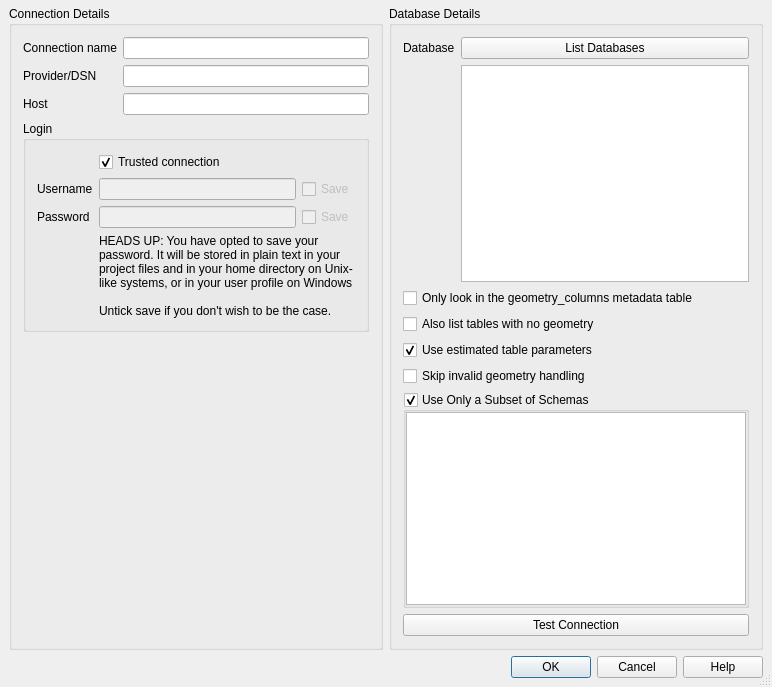
<?xml version="1.0" encoding="UTF-8"?>
<ui version="4.0">
 <class>QgsMssqlNewConnectionBase</class>
 <widget class="QDialog" name="QgsMssqlNewConnectionBase">
  <property name="geometry">
   <rect>
    <x>0</x>
    <y>0</y>
    <width>772</width>
    <height>687</height>
   </rect>
  </property>
  <property name="sizePolicy">
   <sizepolicy hsizetype="MinimumExpanding" vsizetype="MinimumExpanding">
    <horstretch>0</horstretch>
    <verstretch>0</verstretch>
   </sizepolicy>
  </property>
  <property name="windowTitle">
   <string>Create a New MSSQL Connection</string>
  </property>
  <property name="sizeGripEnabled">
   <bool>true</bool>
  </property>
  <property name="modal">
   <bool>true</bool>
  </property>
  <layout class="QGridLayout">
   <property name="leftMargin">
    <number>9</number>
   </property>
   <property name="topMargin">
    <number>0</number>
   </property>
   <property name="rightMargin">
    <number>9</number>
   </property>
   <property name="bottomMargin">
    <number>9</number>
   </property>
   <property name="spacing">
    <number>6</number>
   </property>
   <item row="0" column="0" colspan="2">
    <widget class="QgsMessageBar" name="bar" native="true"/>
   </item>
   <item row="1" column="0">
    <widget class="QGroupBox" name="GroupBox1">
     <property name="title">
      <string>Connection Details</string>
     </property>
     <layout class="QFormLayout" name="formLayout">
      <item row="0" column="0">
       <widget class="QLabel" name="TextLabel1_2">
        <property name="text">
         <string>Connection name</string>
        </property>
       </widget>
      </item>
      <item row="0" column="1">
       <widget class="QLineEdit" name="txtName">
        <property name="toolTip">
         <string>Name of the new connection</string>
        </property>
       </widget>
      </item>
      <item row="1" column="0">
       <widget class="QLabel" name="label">
        <property name="text">
         <string>Provider/DSN</string>
        </property>
       </widget>
      </item>
      <item row="1" column="1">
       <widget class="QLineEdit" name="txtService"/>
      </item>
      <item row="2" column="0">
       <widget class="QLabel" name="TextLabel1">
        <property name="text">
         <string>Host</string>
        </property>
       </widget>
      </item>
      <item row="2" column="1">
       <widget class="QLineEdit" name="txtHost"/>
      </item>
      <item row="4" column="0">
       <widget class="QLabel" name="label_2">
        <property name="text">
         <string/>
        </property>
       </widget>
      </item>
      <item row="3" column="0" colspan="2">
       <widget class="QGroupBox" name="groupBox">
        <property name="title">
         <string>Login</string>
        </property>
        <property name="flat">
         <bool>true</bool>
        </property>
        <layout class="QFormLayout" name="formLayout_2">
         <item row="0" column="1">
          <widget class="QCheckBox" name="cb_trustedConnection">
           <property name="text">
            <string>Trusted connection</string>
           </property>
           <property name="checked">
            <bool>true</bool>
           </property>
          </widget>
         </item>
         <item row="1" column="0">
          <widget class="QLabel" name="TextLabel3">
           <property name="text">
            <string>Username</string>
           </property>
          </widget>
         </item>
         <item row="1" column="1">
          <layout class="QHBoxLayout" name="horizontalLayout">
           <property name="topMargin">
            <number>0</number>
           </property>
           <item>
            <widget class="QLineEdit" name="txtUsername">
             <property name="enabled">
              <bool>false</bool>
             </property>
            </widget>
           </item>
           <item>
            <widget class="QCheckBox" name="chkStoreUsername">
             <property name="enabled">
              <bool>false</bool>
             </property>
             <property name="text">
              <string>Save</string>
             </property>
            </widget>
           </item>
          </layout>
         </item>
         <item row="2" column="0">
          <widget class="QLabel" name="TextLabel3_2">
           <property name="text">
            <string>Password</string>
           </property>
          </widget>
         </item>
         <item row="2" column="1">
          <layout class="QHBoxLayout" name="horizontalLayout_2">
           <property name="topMargin">
            <number>0</number>
           </property>
           <item>
            <widget class="QgsPasswordLineEdit" name="txtPassword">
             <property name="enabled">
              <bool>false</bool>
             </property>
             <property name="echoMode">
              <enum>QLineEdit::Password</enum>
             </property>
            </widget>
           </item>
           <item>
            <widget class="QCheckBox" name="chkStorePassword">
             <property name="enabled">
              <bool>false</bool>
             </property>
             <property name="text">
              <string>Save</string>
             </property>
            </widget>
           </item>
          </layout>
         </item>
         <item row="3" column="1">
          <widget class="QLabel" name="lblWarning">
           <property name="sizePolicy">
            <sizepolicy hsizetype="Ignored" vsizetype="Ignored">
             <horstretch>0</horstretch>
             <verstretch>0</verstretch>
            </sizepolicy>
           </property>
           <property name="text">
            <string>HEADS UP: You have opted to save your password. It will be stored in plain text in your project files and in your home directory on Unix-like systems, or in your user profile on Windows

Untick save if you don't wish to be the case.</string>
           </property>
           <property name="wordWrap">
            <bool>true</bool>
           </property>
          </widget>
         </item>
        </layout>
       </widget>
      </item>
     </layout>
    </widget>
   </item>
   <item row="1" column="1">
    <widget class="QGroupBox" name="groupBox_2">
     <property name="title">
      <string>Database Details</string>
     </property>
     <layout class="QFormLayout" name="formLayout_3">
      <item row="0" column="0">
       <widget class="QLabel" name="TextLabel2">
        <property name="text">
         <string>Database</string>
        </property>
       </widget>
      </item>
      <item row="0" column="1">
       <widget class="QPushButton" name="btnListDatabase">
        <property name="text">
         <string>List Databases</string>
        </property>
       </widget>
      </item>
      <item row="1" column="1">
       <widget class="QListWidget" name="listDatabase"/>
      </item>
      <item row="2" column="0" colspan="2">
       <widget class="QCheckBox" name="cb_geometryColumns">
        <property name="toolTip">
         <string>If checked, only tables which are present in the &quot;geometry_columns&quot; metadata table will be available. This speeds up table scanning, but requires users to manually manage the geometry_columns table and ensure that layers are correctly represented in the table.</string>
        </property>
        <property name="text">
         <string>Only look in the geometry_columns metadata table</string>
        </property>
        <property name="checked">
         <bool>false</bool>
        </property>
       </widget>
      </item>
      <item row="3" column="0" colspan="2">
       <widget class="QCheckBox" name="cb_allowGeometrylessTables">
        <property name="toolTip">
         <string>If checked, tables without a geometry column attached will also be shown in the available table lists.</string>
        </property>
        <property name="text">
         <string>Also list tables with no geometry</string>
        </property>
       </widget>
      </item>
      <item row="4" column="0" colspan="2">
       <widget class="QCheckBox" name="cb_useEstimatedMetadata">
        <property name="toolTip">
         <string>If checked, only estimated table metadata will be used. This avoids a slow table scan, but may result in incorrect layer properties such as layer extent.</string>
        </property>
        <property name="text">
         <string>Use estimated table parameters</string>
        </property>
        <property name="checked">
         <bool>true</bool>
        </property>
       </widget>
      </item>
      <item row="5" column="0" colspan="2">
       <widget class="QCheckBox" name="mCheckNoInvalidGeometryHandling">
        <property name="toolTip">
         <string>If checked, all handling of records with invalid geometry will be disabled. This speeds up the provider, however, if any invalid geometries are present in a table then the result is unpredictable and may include missing records. Only check this option if you are certain that all geometries present in the database are valid, and any newly added geometries or tables will also be valid.</string>
        </property>
        <property name="text">
         <string>Skip invalid geometry handling</string>
        </property>
        <property name="checked">
         <bool>false</bool>
        </property>
       </widget>
      </item>
      <item row="7" column="0" colspan="2">
       <widget class="QgsCollapsibleGroupBoxBasic" name="groupBoxSchemasFilter">
        <property name="title">
         <string>Use Only a Subset of Schemas</string>
        </property>
        <property name="flat">
         <bool>false</bool>
        </property>
        <property name="checkable">
         <bool>true</bool>
        </property>
        <layout class="QVBoxLayout" name="verticalLayout">
         <property name="spacing">
          <number>0</number>
         </property>
         <property name="leftMargin">
          <number>0</number>
         </property>
         <property name="topMargin">
          <number>0</number>
         </property>
         <property name="rightMargin">
          <number>0</number>
         </property>
         <property name="bottomMargin">
          <number>0</number>
         </property>
         <item>
          <widget class="QListView" name="schemaView"/>
         </item>
        </layout>
       </widget>
      </item>
      <item row="8" column="0" colspan="2">
       <widget class="QPushButton" name="btnConnect">
        <property name="text">
         <string>Test Connection</string>
        </property>
       </widget>
      </item>
     </layout>
    </widget>
   </item>
   <item row="2" column="0" colspan="2">
    <widget class="QDialogButtonBox" name="buttonBox">
     <property name="standardButtons">
      <set>QDialogButtonBox::Cancel|QDialogButtonBox::Help|QDialogButtonBox::Ok</set>
     </property>
    </widget>
   </item>
  </layout>
 </widget>
 <layoutdefault spacing="6" margin="11"/>
 <customwidgets>
  <customwidget>
   <class>QgsMessageBar</class>
   <extends>QWidget</extends>
   <header>qgsmessagebar.h</header>
   <container>1</container>
  </customwidget>
  <customwidget>
   <class>QgsPasswordLineEdit</class>
   <extends>QLineEdit</extends>
   <header>qgspasswordlineedit.h</header>
  </customwidget>
  <customwidget>
   <class>QgsCollapsibleGroupBoxBasic</class>
   <extends>QGroupBox</extends>
   <header>qgscollapsiblegroupbox.h</header>
   <container>1</container>
  </customwidget>
 </customwidgets>
 <tabstops>
  <tabstop>txtName</tabstop>
  <tabstop>txtService</tabstop>
  <tabstop>txtHost</tabstop>
  <tabstop>cb_trustedConnection</tabstop>
  <tabstop>txtUsername</tabstop>
  <tabstop>chkStoreUsername</tabstop>
  <tabstop>txtPassword</tabstop>
  <tabstop>chkStorePassword</tabstop>
  <tabstop>btnListDatabase</tabstop>
  <tabstop>listDatabase</tabstop>
  <tabstop>cb_geometryColumns</tabstop>
  <tabstop>cb_allowGeometrylessTables</tabstop>
  <tabstop>cb_useEstimatedMetadata</tabstop>
  <tabstop>mCheckNoInvalidGeometryHandling</tabstop>
  <tabstop>btnConnect</tabstop>
 </tabstops>
 <resources/>
 <connections>
  <connection>
   <sender>buttonBox</sender>
   <signal>rejected()</signal>
   <receiver>QgsMssqlNewConnectionBase</receiver>
   <slot>reject()</slot>
   <hints>
    <hint type="sourcelabel">
     <x>322</x>
     <y>386</y>
    </hint>
    <hint type="destinationlabel">
     <x>391</x>
     <y>312</y>
    </hint>
   </hints>
  </connection>
  <connection>
   <sender>buttonBox</sender>
   <signal>accepted()</signal>
   <receiver>QgsMssqlNewConnectionBase</receiver>
   <slot>accept()</slot>
   <hints>
    <hint type="sourcelabel">
     <x>382</x>
     <y>386</y>
    </hint>
    <hint type="destinationlabel">
     <x>391</x>
     <y>287</y>
    </hint>
   </hints>
  </connection>
  <connection>
   <sender>cb_trustedConnection</sender>
   <signal>toggled(bool)</signal>
   <receiver>chkStoreUsername</receiver>
   <slot>setDisabled(bool)</slot>
   <hints>
    <hint type="sourcelabel">
     <x>148</x>
     <y>143</y>
    </hint>
    <hint type="destinationlabel">
     <x>306</x>
     <y>163</y>
    </hint>
   </hints>
  </connection>
  <connection>
   <sender>cb_trustedConnection</sender>
   <signal>toggled(bool)</signal>
   <receiver>chkStorePassword</receiver>
   <slot>setDisabled(bool)</slot>
   <hints>
    <hint type="sourcelabel">
     <x>126</x>
     <y>136</y>
    </hint>
    <hint type="destinationlabel">
     <x>312</x>
     <y>198</y>
    </hint>
   </hints>
  </connection>
  <connection>
   <sender>cb_trustedConnection</sender>
   <signal>toggled(bool)</signal>
   <receiver>txtUsername</receiver>
   <slot>setDisabled(bool)</slot>
   <hints>
    <hint type="sourcelabel">
     <x>129</x>
     <y>146</y>
    </hint>
    <hint type="destinationlabel">
     <x>129</x>
     <y>166</y>
    </hint>
   </hints>
  </connection>
  <connection>
   <sender>cb_trustedConnection</sender>
   <signal>toggled(bool)</signal>
   <receiver>txtPassword</receiver>
   <slot>setDisabled(bool)</slot>
   <hints>
    <hint type="sourcelabel">
     <x>94</x>
     <y>139</y>
    </hint>
    <hint type="destinationlabel">
     <x>95</x>
     <y>200</y>
    </hint>
   </hints>
  </connection>
  <connection>
   <sender>chkStorePassword</sender>
   <signal>toggled(bool)</signal>
   <receiver>lblWarning</receiver>
   <slot>setVisible(bool)</slot>
   <hints>
    <hint type="sourcelabel">
     <x>312</x>
     <y>186</y>
    </hint>
    <hint type="destinationlabel">
     <x>266</x>
     <y>241</y>
    </hint>
   </hints>
  </connection>
 </connections>
</ui>
